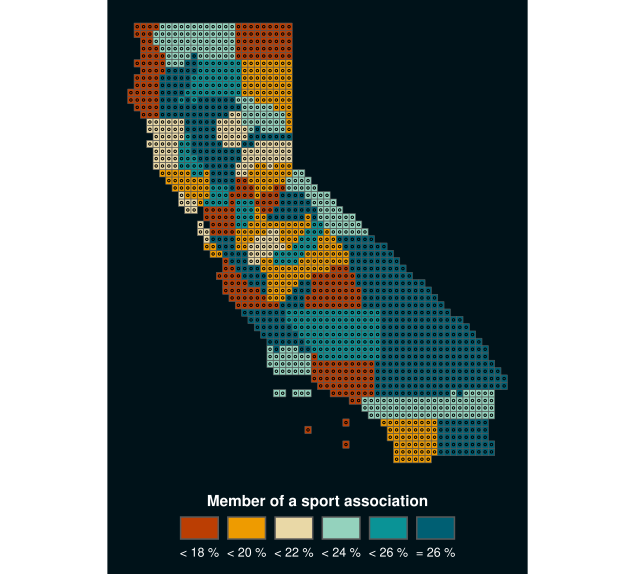

This chart was generated by the following R code:
# Load required libraries
library(tidyverse)
library(sf)
library(USAboundaries)

# Get California counties geometry
map <- us_counties(states = "California")

# Inspect column names
names(map)

# Remove the duplicated column at location 13
map <- map %>%
  select(-state_name)

# Generate fake data for the example
set.seed(123)
map <- map %>%
  rename(
    orig_geoid = geoid,
    orig_name = name
  ) %>%
  mutate(
    value = runif(n(), 15, 30),  # generate random values between 15 and 30
    cd_dprt = as.character(orig_geoid),
    dprtmnt = orig_name
  ) %>%
  select(cd_dprt, dprtmnt, value, geometry)

# Create classes based on 'value'
clean <- map %>%
  mutate(clss = case_when(
    value < 18 ~ "1",
    value < 20 ~ "2",
    value < 22 ~ "3",
    value < 24 ~ "4",
    value < 26 ~ "5",
    TRUE ~ "6"
  ))

# Set color palette
pal <- c("#bb3e03", "#ee9b00", "#e9d8a6", "#94d2bd", "#0a9396", "#005f73")
# Set color background
bck <- "#001219"

# Set theme
theme_custom <- theme_void() +
  theme(
    plot.margin = margin(1, 1, 10, 1, "pt"),
    plot.background = element_rect(fill = bck, color = NA),
    legend.position = "bottom",
    legend.title = element_text(hjust = 0.5, color = "white", face = "bold"),
    legend.text = element_text(color = "white")
  )

# Make choropleth
ggplot(clean, aes(fill = clss)) +
  geom_sf() +
  labs(fill = "Member of a sport association") +
  guides(
    fill = guide_legend(
      nrow = 1,
      title.position = "top",
      label.position = "bottom"
    )
  ) +
  scale_fill_manual(
    values = pal,
    labels = c("< 18 %", "< 20 %", "< 22 %", "< 24 %", "< 26 %", "≥ 26 %")
  ) +
  theme_custom

# Make grid
grd <- st_make_grid(
  clean, # map name
  n = c(60, 60) # number of cells per longitude/latitude
) %>%
  # convert back to sf object
  st_sf() %>%
  # add a unique id to each cell
  mutate(id = row_number())

# Extract centroids
cent <- grd %>%
  st_centroid()

# Take a look at the results
ggplot() +
  geom_sf(grd, mapping = aes(geometry = geometry)) +
  geom_sf(cent, mapping = aes(geometry = geometry), pch = 21, size = 0.5) +
  theme_void()

# Intersect centroids with basemap
cent_clean <- cent %>%
  st_intersection(clean)

# Make a centroid without geom
# (convert from sf object to tibble)
cent_no_geom <- cent_clean %>%
  st_drop_geometry()

# Join with grid thanks to id column
grd_clean <- grd %>%
  left_join(cent_no_geom)

ggplot() +
  geom_sf(
    grd_clean %>% drop_na(),
    mapping = aes(geometry = geometry, fill = clss)
  ) +
  geom_sf(cent_clean, mapping = aes(geometry = geometry), fill = NA, pch = 21, size = 0.5) +
  labs(fill = "Member of a sport association") +
  guides(
    fill = guide_legend(
      nrow = 1,
      title.position = "top",
      label.position = "bottom"
    )
  ) +
  scale_fill_manual(
    values = pal,
    labels = c("< 18 %", "< 20 %", "< 22 %", "< 24 %", "< 26 %", "≥ 26 %")
  ) +
  theme_custom

# Set offset
off <- 2000

# Create second centroid
cent_off <- cent_clean %>%
  mutate(
    lon = st_coordinates(.)[, 1] + off,
    lat = st_coordinates(.)[, 2]
  ) %>%
  st_drop_geometry() %>%
  st_as_sf(coords = c('lon', 'lat')) %>%
  st_set_crs(st_crs(cent_clean))

# Make map!
ggplot() +
  geom_sf(
    grd_clean %>% drop_na(),
    mapping = aes(geometry = geometry, fill = clss)
  ) +
  geom_sf(cent_off, mapping = aes(geometry = geometry), color = alpha("black", 0.5), size = 0.5) +
  geom_sf(cent_clean, mapping = aes(geometry = geometry, color = clss), size = 0.5) +
  geom_sf(cent_clean, mapping = aes(geometry = geometry), fill = NA, pch = 21, size = 0.5) +
  labs(fill = "Member of a sport association") +
  guides(
    color = 'none',
    fill = guide_legend(
      nrow = 1,
      title.position = "top",
      label.position = "bottom"
    )
  ) +
  scale_fill_manual(
    values = pal,
    labels = c("< 18 %", "< 20 %", "< 22 %", "< 24 %", "< 26 %", "≥ 26 %")
  ) +
  scale_color_manual(values = pal) +
  theme_custom
